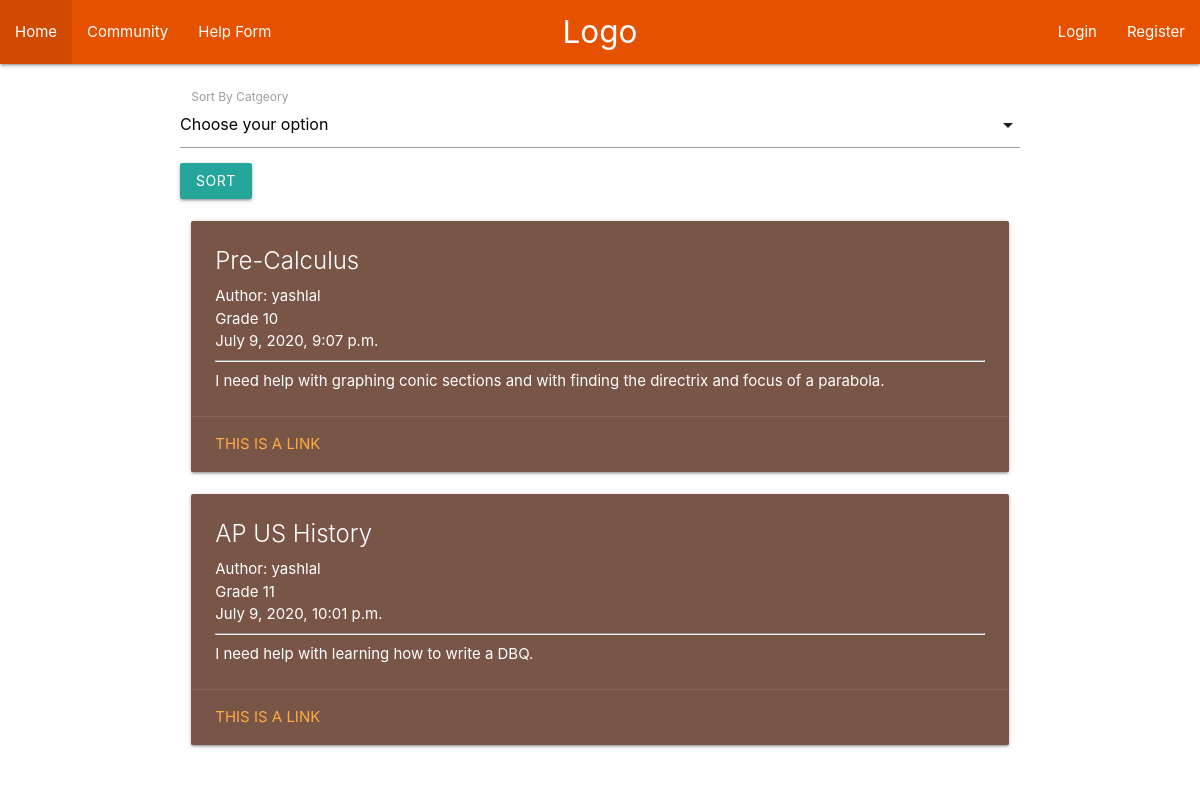
The app's page /community/, older data.
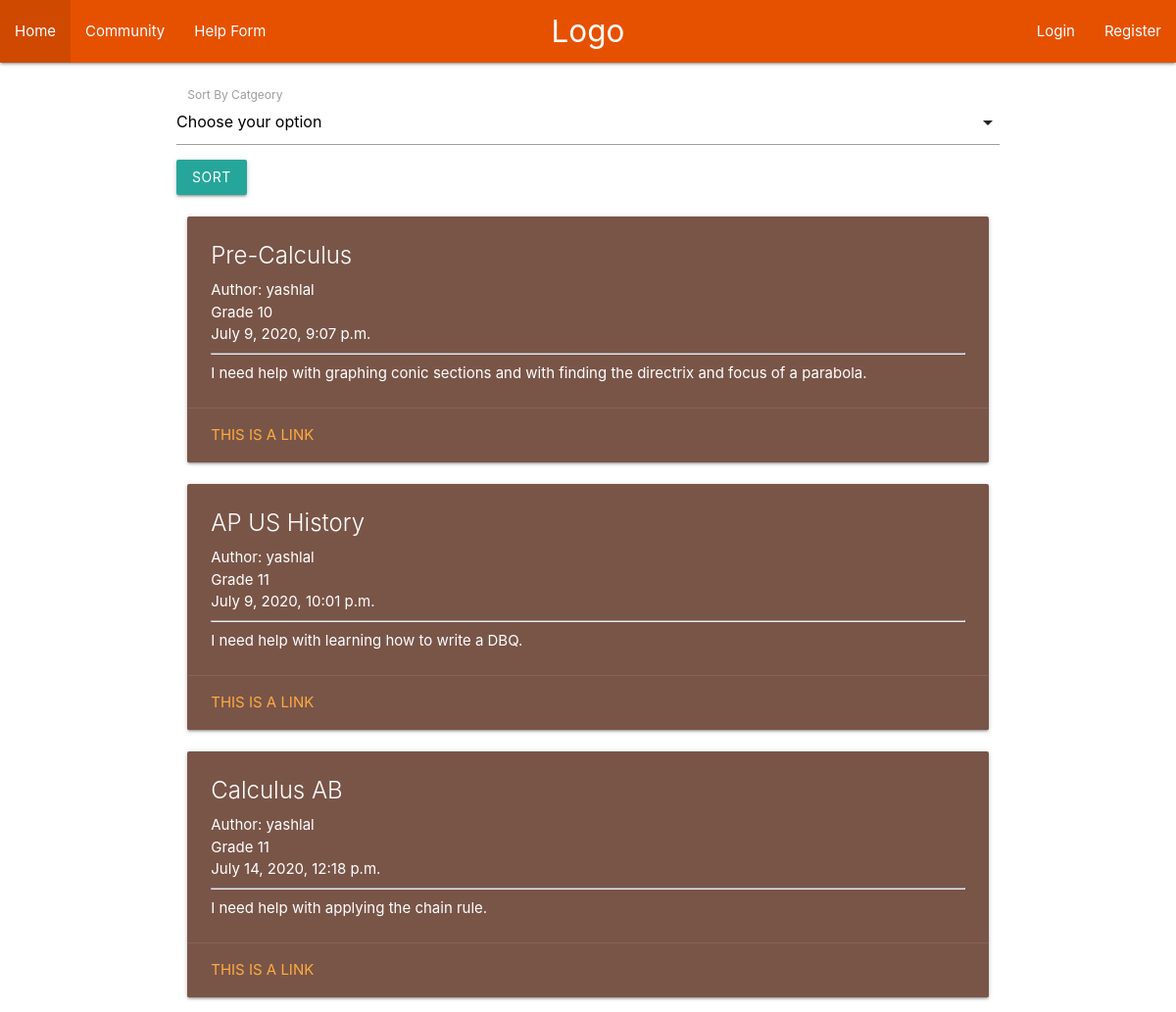
The same page, newer data.
### main/models.py (models this page shows, shortened)
class Request(models.Model):
    subject = models.CharField(max_length = 200)
    category = models.ForeignKey(Category, default=1, verbose_name="Category", on_delete=models.SET_DEFAULT)
    author = models.CharField(max_length = 200, default="")
    grade_level = IntegerRangeField(min_value=1, max_value=12)
    dt = models.DateTimeField("DateTime Published", default=datetime.now)
    content = models.TextField()

### main/views.py (the view, shortened to what this page needs)
# urls.py: path('community/', views.community, name="community"),
def community(request):
    filtered_requests = []
    if request.method == "GET":
        category_key = request.GET.get('category_key')
        if category_key == None:
            return render(request=request, template_name="main/community.html", context={'requests': Request.objects.all, 'categories': Category.objects.all()})
        elif category_key == "all":
            return render(request=request, template_name="main/community.html", context={'requests': Request.objects.all, 'categories': Category.objects.all()})

### main/templates/main/community.html (shortened to what this page needs)
{% extends "main/header.html" %}
{% block content %}
  <br>
  <form action="." method="GET">
    <div class="input-field col s12">
       <label>Sort By Catgeory</label>
     </div>
     <button type="submit" class="btn btn-primary">Sort</button>
  </form>
  <div class="row">
    {% for req in requests %}
        <div class="col s12">
          <div class="card brown">
            <div class="card-content white-text">
              <span class="card-title">{{req.subject}}</span>
              <p>Author: {{req.author}}</p>
              <p>Grade {{req.grade_level}}</p>
              <p>{{req.dt}}</p>
              <hr>
              <p>{{req.content}}</p>
            </div>
            <div class="card-action">
              <a href="#">This is a link</a>
            </div>
          </div>
        </div>
    {% endfor %}
  </div>
{% endblock %}

Row changes from the older to the newer data that the page shows:
added Request: subject "Calculus AB", author "yashlal", grade_level "11", dt "July 14, 2020, 12:18 p.m.", content "I need help with applying the chain rule."
